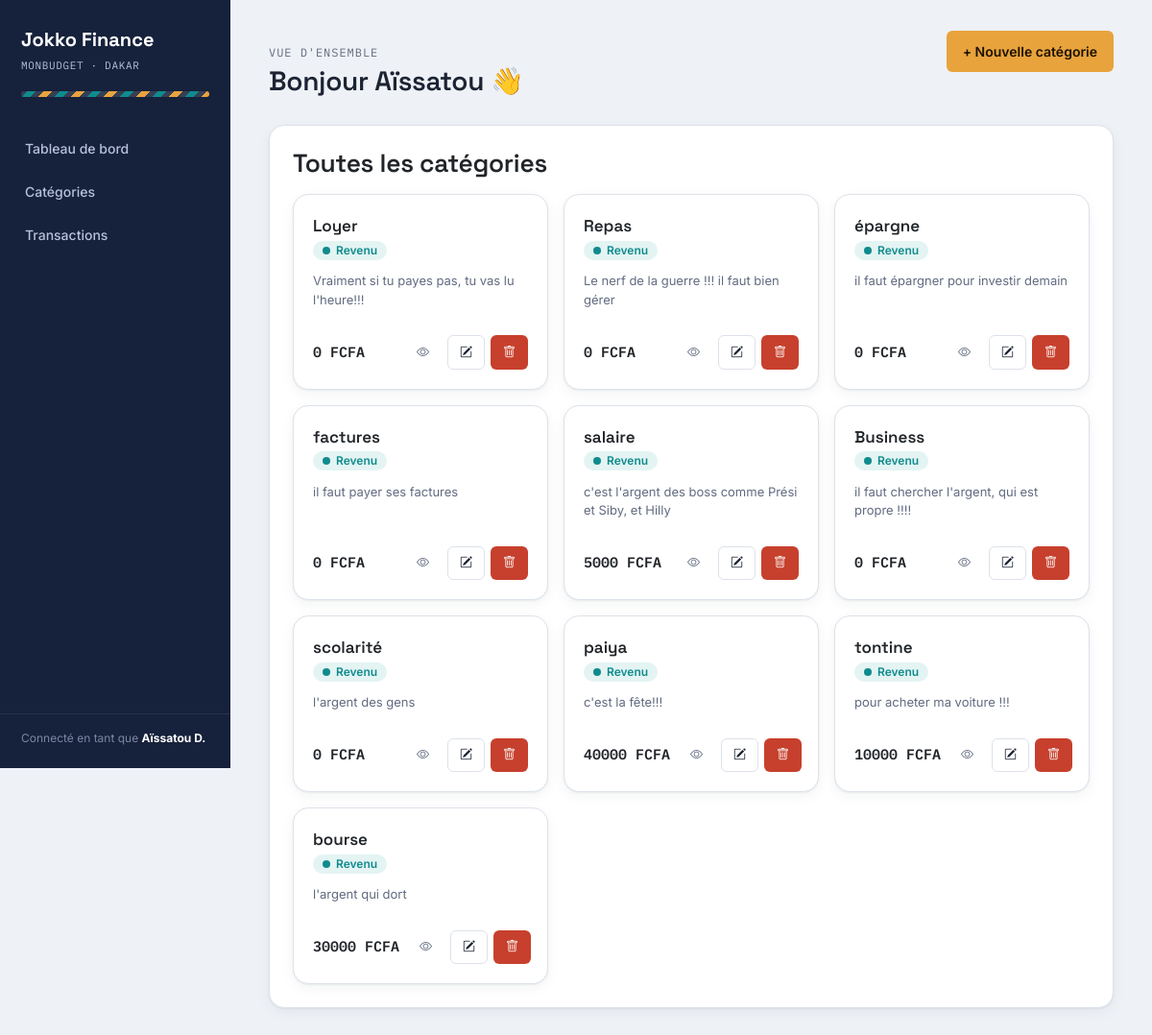
Screenshot of /category-list with the database file from the repository.
### category/models.py (models this page shows, shortened)
class Category(models.Model):
    name        = models.CharField(max_length=30)
    description = models.TextField()
    logo        = models.ImageField(upload_to="category", blank=True, null=True)
    @property
    def total_transactions(self):
        total = self.transaction_set.aggregate(total=Sum("amount"))["total"]
        return total or 0

### category/views.py (the view)
# urls.py: path("category-list", list_categories, name="list-category"),
def list_categories(request):
    response = Category.objects.all()
    context = {
        "categories": response
    }
    return render(request, "category/index.html", context)

### category/templates/category/index.html
{% extends 'base.html' %}
{% load static %}
{% block main %}
<div class="app-topbar">
  <div>
      <span class="eyebrow">Vue d'ensemble</span>
      <h1>Bonjour Aïssatou 👋</h1>
  </div>
  <div class="app-topbar-actions">
      <a href="{% url 'create-category' %}" class="btn btn-primary">+ Nouvelle catégorie</a>
  </div>
</div>
<div class="col">
  <div class="card card-pad">
    <h3 style="margin-bottom:16px;">Toutes les catégories </h3>
    <div id="category-grid" class="category-grid">
        {% for category in categories %}
            <div class="category-card">
                <div class="category-card-head">
                    <div>
                    <div class="category-card-title">
                        <a href="{% url 'show-category' category.id  %}">{{ category.name }}</a>
                    </div>
                    <span class="badge badge-income"><span class="badge-dot"></span>Revenu</span>
                    </div>
                </div>
                <p class="category-card-desc">{{ category.description }}</p>
                <div class="category-card-foot">
                    <span class="cell-amount" style="text-align:left;">{{ category.total_transactions }} FCFA</span>
                    <div class="category-card-actions">
                    <a href="{% url 'show-category' category.id  %}" class="btn btn-ghost btn-sm"><i class="bi bi-eye"></i></a>
                    <a href="{% url 'update-category' category.id  %}" class="btn btn-secondary btn-sm">
                        <i class="bi bi-pencil-square"></i>
                    </a>
                    <a href="{% url 'delete-category' category.id  %}" class="btn btn-danger btn-sm">
                        <i class="bi bi-trash"></i>
                    </a>
                    </div>
                </div>
            </div>
        {% endfor %}
    </div>
  </div>
</div>
{% endblock main %}

### static/css/style.css (style rules this page uses)
:root { --color-bg: #eef1f6; --color-surface: #ffffff; --color-border: #dde2ea; --color-text: #1c2333; --color-text-muted: #626b80; --color-sidebar: #16213b; --color-sidebar-hover: #1f2c4d; --color-sidebar-text: #b9c2da; --color-sidebar-text-active: #ffffff; --color-primary: #e8a33d; --color-primary-dark: #c9821f; --color-primary-contrast: #1c1200; --color-income: #0f8b8d; --color-income-bg: #e3f4f3; --color-expense: #c7402d; --color-expense-bg: #fbe9e6; --color-danger: #c7402d; --color-danger-dark: #a12f20; --font-display: "Space Grotesk", "Segoe UI", sans-serif; --font-body: "Inter", "Segoe UI", sans-serif; --font-mono: "IBM Plex Mono", "Courier New", monospace; --radius-sm: 6px; --radius-md: 10px; --radius-lg: 16px; --shadow-card: 0 1px 2px rgba(22, 33, 59, 0.06), 0 4px 14px rgba(22, 33, 59, 0.05); --sidebar-width: 240px; }
* { box-sizing: border-box; }
html, body { margin: 0; padding: 0; background: var(--color-bg); color: var(--color-text); font-family: var(--font-body); font-size: 15px; line-height: 1.5; -webkit-font-smoothing: antialiased; }
h1, h2, h3, h4 { font-family: var(--font-display); font-weight: 600; letter-spacing: -0.01em; margin: 0; }
a { color: inherit; text-decoration: none; }
.app-topbar { display: flex; align-items: baseline; justify-content: space-between; gap: 16px; flex-wrap: wrap; margin-bottom: 28px; }
.app-topbar .eyebrow { display: block; font-family: var(--font-mono); font-size: 12px; letter-spacing: 0.08em; text-transform: uppercase; color: var(--color-text-muted); margin-bottom: 4px; }
.app-topbar h1 { font-size: 28px; }
.app-topbar-actions { display: flex; gap: 10px; flex-wrap: wrap; }
.btn { display: inline-flex; align-items: center; gap: 8px; padding: 10px 16px; border-radius: var(--radius-sm); border: 1px solid transparent; font-size: 14px; font-weight: 600; cursor: pointer; transition: transform 0.05s ease, background 0.15s ease, border-color 0.15s ease; white-space: nowrap; }
.btn-primary { background: var(--color-primary); color: var(--color-primary-contrast); }
.btn-secondary { background: var(--color-surface); color: var(--color-text); border-color: var(--color-border); }
.btn-danger { background: var(--color-danger); color: #fff; }
.btn-ghost { background: transparent; color: var(--color-text-muted); border-color: transparent; }
.btn-sm { padding: 7px 12px; font-size: 13px; }
.card { background: var(--color-surface); border: 1px solid var(--color-border); border-radius: var(--radius-lg); box-shadow: var(--shadow-card); }
.card-pad { padding: 24px; }
.category-grid { display: grid; grid-template-columns: repeat(auto-fill, minmax(240px, 1fr)); gap: 16px; }
.category-card { background: var(--color-surface); border: 1px solid var(--color-border); border-radius: var(--radius-lg); padding: 20px; display: flex; flex-direction: column; gap: 12px; box-shadow: var(--shadow-card); transition: border-color 0.15s ease; }
.category-card-head { display: flex; align-items: center; gap: 12px; }
.category-card-title { font-family: var(--font-display); font-size: 17px; font-weight: 600; }
.category-card-desc { font-size: 13px; color: var(--color-text-muted); flex: 1; }
.category-card-foot { display: flex; align-items: center; justify-content: space-between; gap: 8px; }
.category-card-actions { display: flex; gap: 6px; }
.badge { display: inline-flex; align-items: center; gap: 6px; padding: 4px 10px; border-radius: 999px; font-size: 12px; font-weight: 600; }
.badge-income { background: var(--color-income-bg); color: var(--color-income); }
.badge-dot { width: 8px; height: 8px; border-radius: 50%; background: currentColor; }
.cell-amount { font-family: var(--font-mono); font-weight: 600; text-align: right; white-space: nowrap; }

### rows the page displays
Category: name "Loyer", description "Vraiment si tu payes pas, tu vas lu l'heure!!!", total_transactions "0"
Category: name "Repas", description "Le nerf de la guerre !!! il faut bien gérer", total_transactions "0"
Category: name "épargne", description "il faut épargner pour investir demain", total_transactions "0"
Category: name "factures", description "il faut payer ses factures", total_transactions "0"
Category: name "salaire", description "c'est l'argent des boss comme Prési et Siby, et Hilly", total_transactions "5000"
Category: name "Business", description "il faut chercher l'argent, qui est propre !!!!", total_transactions "0"
Category: name "scolarité", description "l'argent des gens", total_transactions "0"
Category: name "paiya", description "c'est la fête!!!", total_transactions "40000"
Category: name "tontine", description "pour acheter ma voiture !!!", total_transactions "10000"
Category: name "bourse", description "l'argent qui dort", total_transactions "30000"
